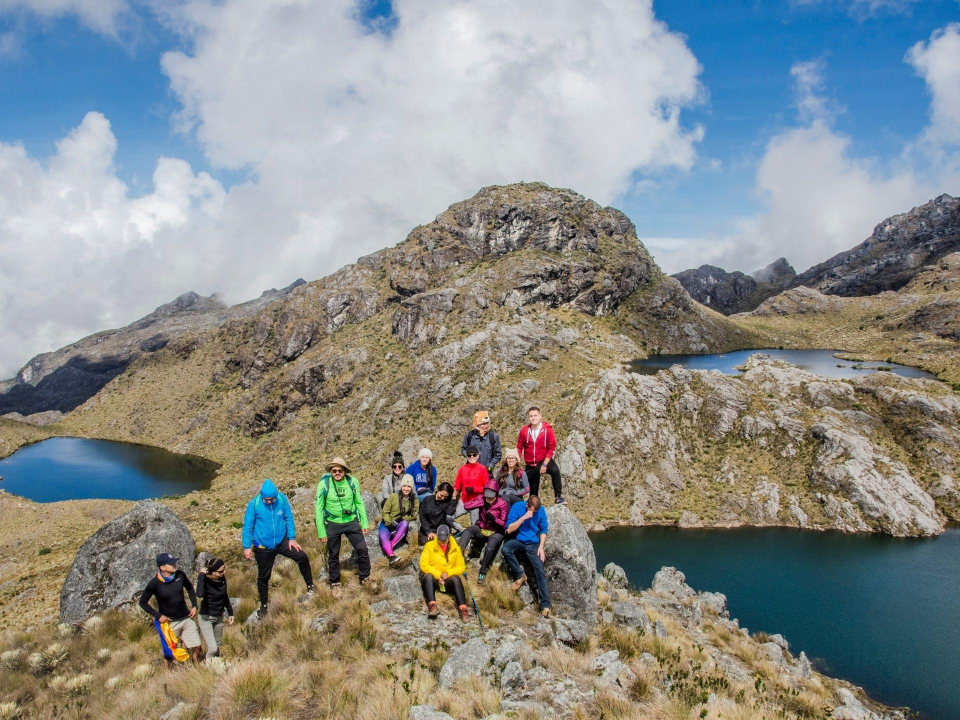
#> input picture Fw_ paginas web/tresmarias/tresmarias/_originales/Caminatas1.jpeg, 1920 x 1440 px, given in place of fachada_exterior_1.jpeg, which was not available (shown at 1/2 size)
$ python imagenes.py
#> lines starting #> are read from the running program, lines starting #| are printed output that depends on the picture
#!/usr/bin/env python3
"""Optimiza las fotografías y regenera la galería de index.html.

Uso (desde la carpeta tresmarias/):
    python3 tools/imagenes.py

Requiere Pillow (pip install pillow). Lee los originales de _originales/,
escribe WebP en assets/images/<carpeta>/<id>-<ancho>.webp, actualiza
assets/images/inventario.json y reemplaza el bloque de la galería en
index.html (entre <!-- galeria:inicio --> y <!-- galeria:fin -->).

También reescribe src/srcset/width/height de las demás <img> de index.html
con las variantes que existan en disco (el atributo sizes se respeta).

Para cambiar o añadir una foto: copia el original a _originales/, edita la
lista FOTOS y vuelve a ejecutar el script.
"""
import html
import json
import re
from pathlib import Path

from PIL import Image, ImageOps

RAIZ = Path(__file__).resolve().parent.parent
ORIG = RAIZ / '_originales'
SALIDA = RAIZ / 'assets' / 'images'
ANCHOS = (400, 640, 960, 1280)
# Fotos que se usan a pantalla completa: también se generan a 1920 px.
PANORAMICAS = {'hero-frailejon', 'laguna-valle'}

# tipo:
#   'ilustrativa' -> foto de referencia de una cabaña cualquiera; NO es Las Tres Marías.
#   'referencia'  -> paisaje de páramo real cuyo lugar exacto no está confirmado.
#   'propia'      -> foto real de la propiedad o del lugar (aún no hay ninguna).
# fuente: procedencia conocida. Ninguna foto recibida trae autor ni licencia.
FOTOS = [
    # --- La cabaña (ilustrativas) ---
    ('fachada-1', 'fachada_exterior_1.jpeg', 'cabin', 'cabana', 'ilustrativa',
     'Cabaña de dos pisos con fachada oscura, balcón y sendero de piedra sobre el césped, rodeada de árboles',
     'Fachada con balcón'),
    ('fachada-2', 'fachada_exterior_2.jpeg', 'cabin', 'cabana', 'ilustrativa',
     'Cabaña de madera elevada con pérgola y escalera, en un claro del bosque al atardecer',
     'Cabaña entre árboles'),
    ('fachada-3', 'fachada_exterior_3.jpeg', 'cabin', 'cabana', 'ilustrativa',
     'Cabaña de techo a dos aguas con gran ventanal de vidrio, helechos y una guirnalda de luces',
     'Ventanal a dos aguas'),
    ('terraza', 'balcon_3.jpeg', 'cabin', 'exteriores', 'ilustrativa',
     'Terraza de madera con hamaca, mesa para dos y vista a montañas verdes',
     'Terraza con hamaca'),
    # --- Habitaciones ---
    ('habitacion-principal', 'habitacion_principal.jpeg', 'bedrooms', 'habitaciones', 'ilustrativa',
     'Habitación de madera con cama doble, cobijas tejidas, tapete claro y ventanal',
     'Habitación principal'),
    ('habitacion-familiar', 'habitacion_familiar.jpeg', 'bedrooms', 'habitaciones', 'ilustrativa',
     'Habitación de madera con dos camas sencillas, mesa de noche con lámpara y una butaca',
     'Habitación con dos camas'),
    # --- Baños ---
    ('bano-1', 'baño_1.jpeg', 'bathrooms', 'banos', 'ilustrativa',
     'Baño con muros de piedra oscura, ducha de vidrio, lavamanos de piedra y repisas de madera',
     'Baño en piedra'),
    ('bano-2', 'bano_2.jpeg', 'bathrooms', 'banos', 'ilustrativa',
     'Baño con techo de madera, espejo redondo, mueble de lavamanos y ducha de vidrio',
     'Baño con techo de madera'),
    # --- Sala, cocina y comedor ---
    ('sala-1', 'sala.jpeg', 'interiors', 'sala-cocina', 'ilustrativa',
     'Sala con sofá en L frente a una chimenea de piedra y ventanales hacia las montañas',
     'Sala con chimenea'),
    ('sala-2', 'comedor_2.jpeg', 'interiors', 'sala-cocina', 'ilustrativa',
     'Sala de doble altura con chimenea encendida, sofá claro y ventanales hacia un bosque de pinos',
     'Sala de doble altura'),
    ('cocina-1', 'cocina_1.jpeg', 'interiors', 'sala-cocina', 'ilustrativa',
     'Cocina sencilla de madera clara con nevera, lavaplatos y cafetera',
     'Cocina sencilla'),
    ('cocina-2', 'cocina_2.jpeg', 'interiors', 'sala-cocina', 'ilustrativa',
     'Cocina de madera con barra, lámparas colgantes y ventana al bosque',
     'Cocina con barra'),
    ('cocina-3', 'cocina_3.jpeg', 'interiors', 'sala-cocina', 'ilustrativa',
     'Cocina abierta de madera con comedor, butacos y nevera de acero',
     'Cocina abierta'),
    ('comedor-1', 'comedor.jpeg', 'interiors', 'sala-cocina', 'ilustrativa',
     'Comedor junto a la ventana con mesa de madera puesta y un sofá con cojines',
     'Comedor junto a la ventana'),
    ('comedor-2', 'comedor_3.jpeg', 'interiors', 'sala-cocina', 'ilustrativa',
     'Comedor de madera para seis personas con lámpara colgante y ventanales',
     'Comedor para compartir'),
    # --- Paisajes ---
    ('hero-frailejon', 'Frailejones1.jpeg', 'hero', 'lagunas-paramo', 'referencia',
     'Frailejón en flor junto a una laguna de páramo que refleja las nubes y las montañas',
     'Frailejón junto a la laguna'),
    ('laguna-valle', 'Lagunas8.jpeg', 'landscapes', 'lagunas-paramo', 'referencia',
     'Laguna oscura al pie de montañas rocosas cubiertas de vegetación de páramo',
     'Laguna entre roca'),
    ('lagunas-aerea', 'Lagunas-aerea.jpeg', 'landscapes', 'paisajes', 'referencia',
     'Vista aérea de dos lagunas sobre una cumbre de páramo, con cordilleras al fondo',
     'Lagunas desde el aire'),
    ('via-montana', 'paisaje1.jpeg', 'landscapes', 'paisajes', 'referencia',
     'Carretera que serpentea por una montaña verde bajo nubes densas, con antenas en la cima',
     'Carretera entre nubes'),
    ('llanura-frailejones', 'picacho1.jpeg', 'landscapes', 'paisajes', 'referencia',
     'Llanura cubierta de frailejones con dos pequeñas lagunas y montañas bajo cielo azul',
     'Llanura de frailejones'),
    ('valle-verde', 'Caminatas12.jpeg', 'landscapes', 'paisajes', 'referencia',
     'Potreros verdes en una ladera de montaña con nubes bajas sobre el valle',
     'Ladera verde'),
    ('valle-niebla', 'Caminatas8.jpeg', 'landscapes', 'paisajes', 'referencia',
     'Valle verde con arbustos dispersos y la niebla cubriendo la parte alta de la montaña',
     'Niebla sobre el valle'),
    ('crestas', 'Caminatas5.jpeg', 'landscapes', 'paisajes', 'referencia',
     'Montañas de roca gris sobre un pajonal con frailejones; dos caminantes se ven pequeños',
     'Crestas de roca'),
    ('laguna-isla', 'Lagunas11.jpeg', 'landscapes', 'lagunas-paramo', 'referencia',
     'Laguna azul intenso con pequeñas islas rocosas y montañas bajo cielo despejado',
     'Laguna con islotes'),
    ('laguna-arbol', 'Lagunas12.jpeg', 'landscapes', 'lagunas-paramo', 'referencia',
     'Árbol solitario de ramas retorcidas frente a una laguna que refleja el cielo',
     'Árbol junto a la laguna'),
    ('laguna-pequena', 'Lagunas13.jpeg', 'landscapes', 'lagunas-paramo', 'referencia',
     'Pequeña laguna clara en el fondo de un valle de páramo entre nubes',
     'Laguna en el valle'),
    ('laguna-reflejo', 'Lagunas2.jpeg', 'landscapes', 'lagunas-paramo', 'referencia',
     'Laguna turquesa que refleja nubes, rodeada de pajonal dorado y frailejones',
     'Reflejo turquesa'),
    ('laguna-flor', 'Lagunas3.jpeg', 'landscapes', 'lagunas-paramo', 'referencia',
     'Frailejón con flores en primer plano frente a una laguna entre montañas',
     'Flores de frailejón'),
    ('laguna-ramificada', 'Lagunas4.jpeg', 'landscapes', 'lagunas-paramo', 'referencia',
     'Laguna de forma irregular con islotes vista desde lo alto, entre montañas',
     'Laguna con brazos'),
    ('laguna-roca', 'Lagunas5.jpeg', 'landscapes', 'lagunas-paramo', 'referencia',
     'Laguna alargada entre colinas rocosas bajo nubes y cielo azul',
     'Laguna entre colinas'),
    ('laguna-turquesa', 'Lagunas6.jpeg', 'landscapes', 'lagunas-paramo', 'referencia',
     'Laguna de agua oscura y turquesa encajonada entre laderas, vista desde una roca',
     'Laguna encajonada'),
    ('laguna-gris', 'Lagunas7.jpeg', 'landscapes', 'lagunas-paramo', 'referencia',
     'Laguna en día nublado con frailejones en la orilla rocosa',
     'Día gris en la laguna'),
    ('laguna-canon', 'Lagunas9.jpeg', 'landscapes', 'lagunas-paramo', 'referencia',
     'Laguna pequeña entre paredes de roca y montañas áridas',
     'Laguna entre paredes'),
    ('laguna-niebla', 'Lagunas10.jpeg', 'landscapes', 'lagunas-paramo', 'referencia',
     'Laguna oscura entre rocas cubiertas de musgo con niebla sobre las laderas',
     'Laguna en la niebla'),
    ('frailejones-laguna', 'Frailejones10.jpeg', 'landscapes', 'lagunas-paramo', 'referencia',
     'Frailejón en primer plano y laguna azul entre rocas al fondo',
     'Frailejón y laguna azul'),
    ('frailejon-azul', 'Frailejones11.jpeg', 'landscapes', 'lagunas-paramo', 'referencia',
     'Silueta de un frailejón en una luz azul y fría, con una laguna y nubes al fondo',
     'Luz fría del páramo'),
    ('frailejon-rocio', 'Frailejones12', 'landscapes', 'lagunas-paramo', 'referencia',
     'Frailejón cubierto de rocío sobre una roca, con pequeñas lagunas detrás',
     'Rocío en las hojas'),
    ('frailejones-turquesa', 'Frailejones2.jpeg', 'landscapes', 'lagunas-paramo', 'referencia',
     'Frailejones junto a una laguna turquesa con montañas rocosas',
     'Frailejones en la orilla'),
    ('frailejon-flores', 'Frailejones3.jpeg', 'landscapes', 'lagunas-paramo', 'referencia',
     'Frailejón con varias flores en primer plano y montañas entre nubes',
     'Frailejón florecido'),
    ('frailejones-campo', 'Frailejones4.jpeg', 'landscapes', 'lagunas-paramo', 'referencia',
     'Grupo de frailejones florecidos frente a una laguna y montañas oscuras',
     'Campo de frailejones'),
    ('laguna-verde', 'Frailejones5.jpeg', 'landscapes', 'lagunas-paramo', 'referencia',
     'Laguna verde rodeada de frailejones amarillos y montañas rocosas',
     'Laguna verde'),
    ('frailejones-ladera', 'Frailejones6.jpeg', 'landscapes', 'lagunas-paramo', 'referencia',
     'Frailejones altos en una ladera empinada con niebla',
     'Ladera con niebla'),
    ('frailejones-pradera', 'Frailejones7.jpeg', 'landscapes', 'lagunas-paramo', 'referencia',
     'Frailejones de tronco alto en una pradera junto a una laguna',
     'Frailejones de tronco alto'),
    ('flores-amarillas', 'Frailejones8.jpeg', 'landscapes', 'lagunas-paramo', 'referencia',
     'Arbusto de flores amarillas y frailejones junto a una laguna bajo la niebla',
     'Flores amarillas'),
    ('frailejones-orilla', 'Frailejones9.jpeg', 'landscapes', 'lagunas-paramo', 'referencia',
     'Frailejones sobre rocas en la orilla de una laguna en un día nublado',
     'Orilla con frailejones'),
    # --- Actividades ---
    ('grupo-lagunas', 'Caminatas1.jpeg', 'activities', 'actividades', 'referencia',
     'Grupo de caminantes con chaquetas de colores posando entre dos lagunas de páramo',
     'Grupo entre lagunas'),
    ('caminante-laguna', 'Caminatas10.jpeg', 'activities', 'actividades', 'referencia',
     'Caminantes con morral bajando por el pajonal hacia una laguna entre rocas',
     'Bajando a la laguna'),
    ('caminantes-cascada', 'Caminatas11.jpeg', 'activities', 'actividades', 'referencia',
     'Grupo de caminantes en un sendero de páramo con una cascada al fondo',
     'Sendero con cascada'),
    ('caminantes-planicie', 'Caminatas13.jpeg', 'activities', 'actividades', 'referencia',
     'Fila de caminantes cruzando una planicie de páramo bajo un cielo azul',
     'Cruzando la planicie'),
    ('caminante-frailejones', 'Caminatas14.jpeg', 'activities', 'actividades', 'referencia',
     'Caminante con morral rojo y sombrero entre frailejones, frente a crestas rocosas',
     'Entre frailejones'),
    ('cumbre-nubes', 'Caminatas2.jpeg', 'activities', 'actividades', 'referencia',
     'Personas celebrando en una cumbre por encima de un mar de nubes',
     'Sobre las nubes'),
    ('brazos-abiertos', 'Caminatas3.jpeg', 'activities', 'actividades', 'referencia',
     'Persona con los brazos abiertos sobre una roca rodeada de niebla y frailejones',
     'Brazos abiertos'),
    ('caminante-bosque', 'Caminatas4.jpeg', 'activities', 'actividades', 'referencia',
     'Caminante con morral azul en un sendero entre arbustos, mirando montañas con nubes',
     'Sendero entre arbustos'),
    ('caminantes-orilla', 'Caminatas6.jpeg', 'activities', 'actividades', 'referencia',
     'Caminantes por la orilla de una laguna gris en un día nublado',
     'Por la orilla'),
    ('descanso-rocas', 'Caminatas7.jpeg', 'activities', 'actividades', 'referencia',
     'Caminantes descansando al pie de dos grandes rocas redondeadas entre la niebla',
     'Descanso entre rocas'),
    ('cima-rocosa', 'Caminatas9.jpeg', 'activities', 'actividades', 'referencia',
     'Tres caminantes subiendo una cima rocosa envuelta en niebla',
     'Subiendo la cima'),
]

# Fotos recibidas que no se publican, y por qué (queda en el inventario).
EXCLUIDAS = {
    'balcon_1.jpeg': 'Muestra montañas nevadas alpinas: daría una idea falsa del lugar.',
    'balcon_2.jpeg': 'Muestra un jacuzzi; no está confirmado que la cabaña lo tenga.',
}

ETIQUETA = {
    'ilustrativa': 'Foto ilustrativa, no es la cabaña',
    'referencia': 'Paisaje de referencia, lugar por confirmar',
    'propia': '',
}


def optimizar(origen, carpeta, ident):
#> called with carpeta = 'cabin', ident = 'fachada-1'
    im = ImageOps.exif_transpose(Image.open(origen)).convert('RGB')
#> im is the input picture: PIL image 1920x1440 RGB; mean R, G, B 136.8, 140.4, 137.7
    destino = SALIDA / carpeta
    destino.mkdir(parents=True, exist_ok=True)
    anchos = ANCHOS + ((1600, 1920) if ident in PANORAMICAS else ())
    hechos = []
    for ancho in anchos:
        w = min(ancho, im.width)
        if hechos and w <= hechos[-1][1]:
            continue
        h = round(im.height * w / im.width)
        im.resize((w, h), Image.LANCZOS).save(destino / f'{ident}-{ancho}.webp', 'WEBP', quality=78, method=6)
        hechos.append((ancho, w, h))
#> this loop made 4 passes
#> pass 1, in optimizar, `im.resize((w, h), Image.LANCZOS).save(destino / f'{ident}-{ancho}.webp..`:
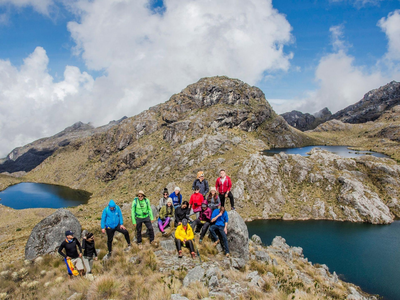
#> saved as fachada-1-400.webp: PIL image 400x300 RGB; mean R, G, B 136.8, 140.4, 137.7
#> pass 2, in optimizar, `im.resize((w, h), Image.LANCZOS).save(destino / f'{ident}-{ancho}.webp..`:
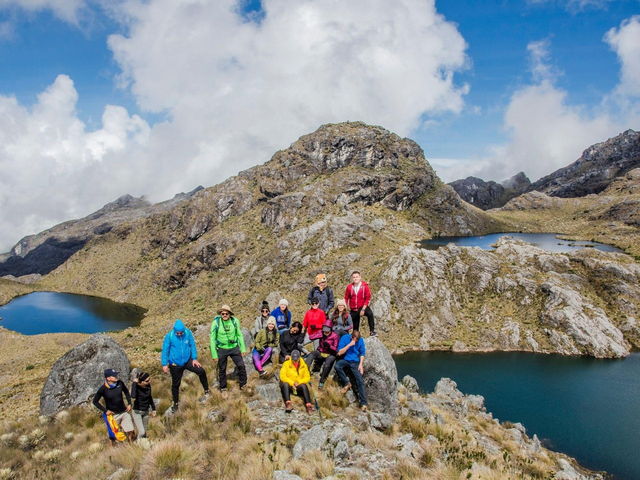
#> saved as fachada-1-640.webp: PIL image 640x480 RGB; mean R, G, B 136.8, 140.4, 137.7
#> after the loop, hechos = [(400, 400, 300), (640, 640, 480), (960, 960, 720), (1280, 1280, 960)]
    return im.width, im.height, hechos


# [50 lines left out: functions hero_movil, variantes, actualizar_srcsets, not called in this run]


def og_image():
    im = ImageOps.exif_transpose(Image.open(ORIG / 'Frailejones1.jpeg')).convert('RGB')
    ImageOps.fit(im, (1200, 630), centering=(0.5, 0.55)).save(SALIDA / 'og-tres-marias.jpg', quality=82)


# [19 lines left out: function figura, not called in this run]


def main():
    filas, inventario = [], []
    for ident, archivo, carpeta, cat, tipo, alt, titulo in FOTOS:
        w, h, hechos = optimizar(ORIG / archivo, carpeta, ident)
#> w = 1920; h = 1440
        filas.append((ident, archivo, carpeta, cat, tipo, alt, titulo, hechos))
        inventario.append({
            'id': ident, 'original': archivo, 'archivos': [f'assets/images/{carpeta}/{ident}-{a}.webp' for a, _, _ in hechos],
            'categoria': cat, 'tipo': tipo, 'alt': alt, 'tamano_original': f'{w}x{h}',
            'fuente': 'Recibida del cliente sin autor ni licencia', 'licencia': 'Por verificar antes de publicar',
        })
#> pass 2 of the loop in main, `for ident, archivo, carpeta, cat, tipo, alt, titulo in FOTOS:`:
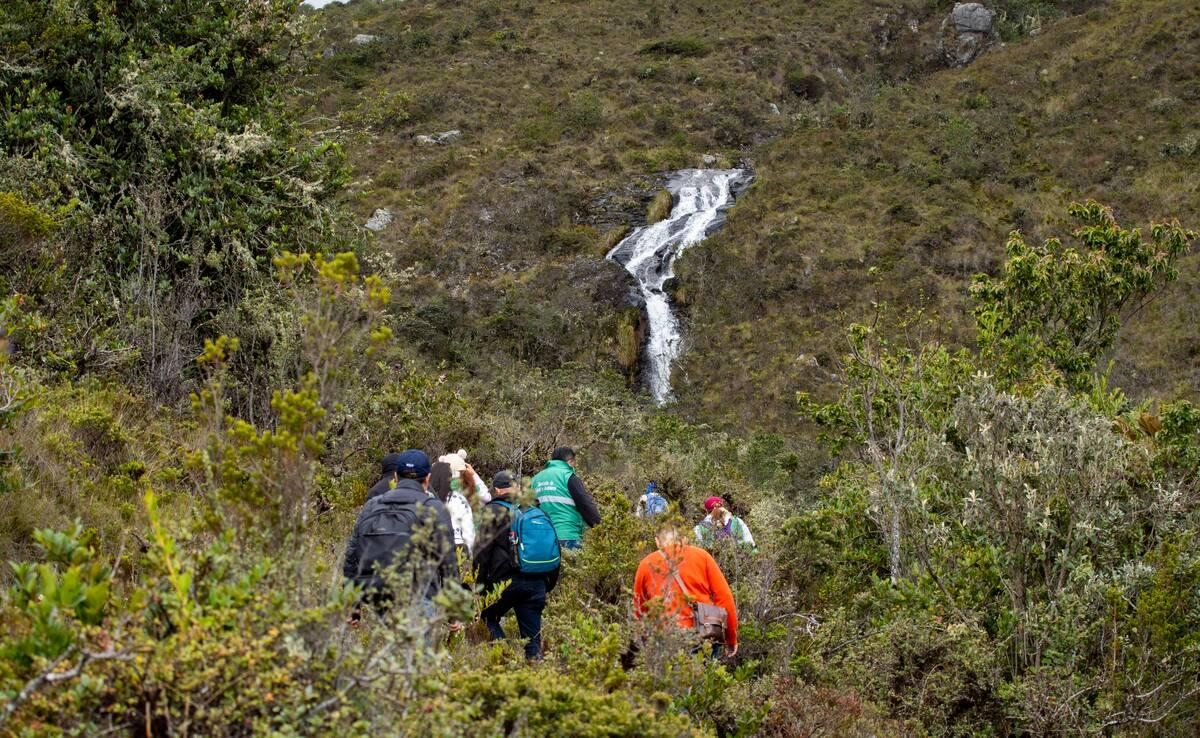
#> input picture Fw_ paginas web/tresmarias/tresmarias/_originales/Caminatas11.jpeg, 1200 x 738 px, given in place of fachada_exterior_2.jpeg, which was not available
#> in optimizar, im is the input picture: PIL image 1200x738 RGB; mean R, G, B 94.9, 88.8, 56.5
#> the loop in optimizar (call 2), `for ancho in anchos:` made 4 passes
#> pass 1, in optimizar (call 2), `im.resize((w, h), Image.LANCZOS).save(destino / f'{ident}-{ancho}.webp..`:
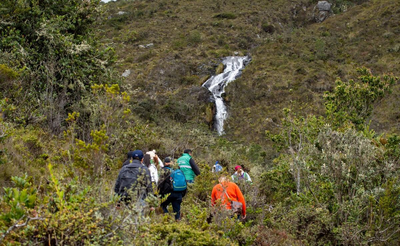
#> saved as fachada-2-400.webp: PIL image 400x246 RGB; mean R, G, B 94.9, 88.8, 56.6
#> after the loop in optimizar (call 2), `for ancho in anchos:`: hechos = [(400, 400, 246), (640, 640, 394), (960, 960, 590), (1280, 1200, 738)]
#> in main, `w, h, hechos = optimizar(ORIG / archivo, carpeta, ident)`: w = 1200; h = 738
    for archivo, motivo in EXCLUIDAS.items():
        inventario.append({'original': archivo, 'excluida': motivo})
    og_image()
    hero_movil()
    (SALIDA / 'inventario.json').write_text(json.dumps(inventario, ensure_ascii=False, indent=2) + '\n', encoding='utf-8')

    index = RAIZ / 'index.html'
    if index.exists():
        texto = index.read_text(encoding='utf-8')
        bloque = '\n'.join(figura(f) for f in filas)
        texto = re.sub(r'(<!-- galeria:inicio -->).*?(\s*<!-- galeria:fin -->)',
                       lambda m: m.group(1) + '\n' + bloque + m.group(2), texto, flags=re.S)
        index.write_text(actualizar_srcsets(texto), encoding='utf-8')
    print(f'{len(filas)} fotos optimizadas; {len(EXCLUIDAS)} excluidas.')


if __name__ == '__main__':
#> (the run stopped early here; a loop or call above may not have finished)
